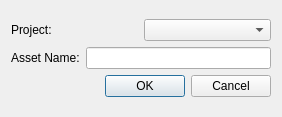
<?xml version="1.0" encoding="UTF-8"?>
<ui version="4.0">
 <class>Dialog</class>
 <widget class="QDialog" name="Dialog">
  <property name="geometry">
   <rect>
    <x>0</x>
    <y>0</y>
    <width>282</width>
    <height>117</height>
   </rect>
  </property>
  <property name="windowTitle">
   <string>New Asset</string>
  </property>
  <layout class="QVBoxLayout" name="verticalLayout_2">
   <item>
    <layout class="QVBoxLayout" name="verticalLayout">
     <item>
      <layout class="QHBoxLayout" name="horizontalLayout_2">
       <item>
        <widget class="QLabel" name="label_2">
         <property name="text">
          <string>Project:</string>
         </property>
        </widget>
       </item>
       <item>
        <widget class="QComboBox" name="projects_cmb"/>
       </item>
      </layout>
     </item>
     <item>
      <layout class="QHBoxLayout" name="horizontalLayout">
       <item>
        <widget class="QLabel" name="label">
         <property name="text">
          <string>Asset Name:</string>
         </property>
        </widget>
       </item>
       <item>
        <widget class="QLineEdit" name="asset_le"/>
       </item>
      </layout>
     </item>
     <item>
      <widget class="QDialogButtonBox" name="buttonBox">
       <property name="orientation">
        <enum>Qt::Horizontal</enum>
       </property>
       <property name="standardButtons">
        <set>QDialogButtonBox::Cancel|QDialogButtonBox::Ok</set>
       </property>
      </widget>
     </item>
    </layout>
   </item>
  </layout>
 </widget>
 <resources/>
 <connections>
  <connection>
   <sender>buttonBox</sender>
   <signal>accepted()</signal>
   <receiver>Dialog</receiver>
   <slot>accept()</slot>
   <hints>
    <hint type="sourcelabel">
     <x>248</x>
     <y>254</y>
    </hint>
    <hint type="destinationlabel">
     <x>157</x>
     <y>274</y>
    </hint>
   </hints>
  </connection>
  <connection>
   <sender>buttonBox</sender>
   <signal>rejected()</signal>
   <receiver>Dialog</receiver>
   <slot>reject()</slot>
   <hints>
    <hint type="sourcelabel">
     <x>316</x>
     <y>260</y>
    </hint>
    <hint type="destinationlabel">
     <x>286</x>
     <y>274</y>
    </hint>
   </hints>
  </connection>
 </connections>
</ui>
